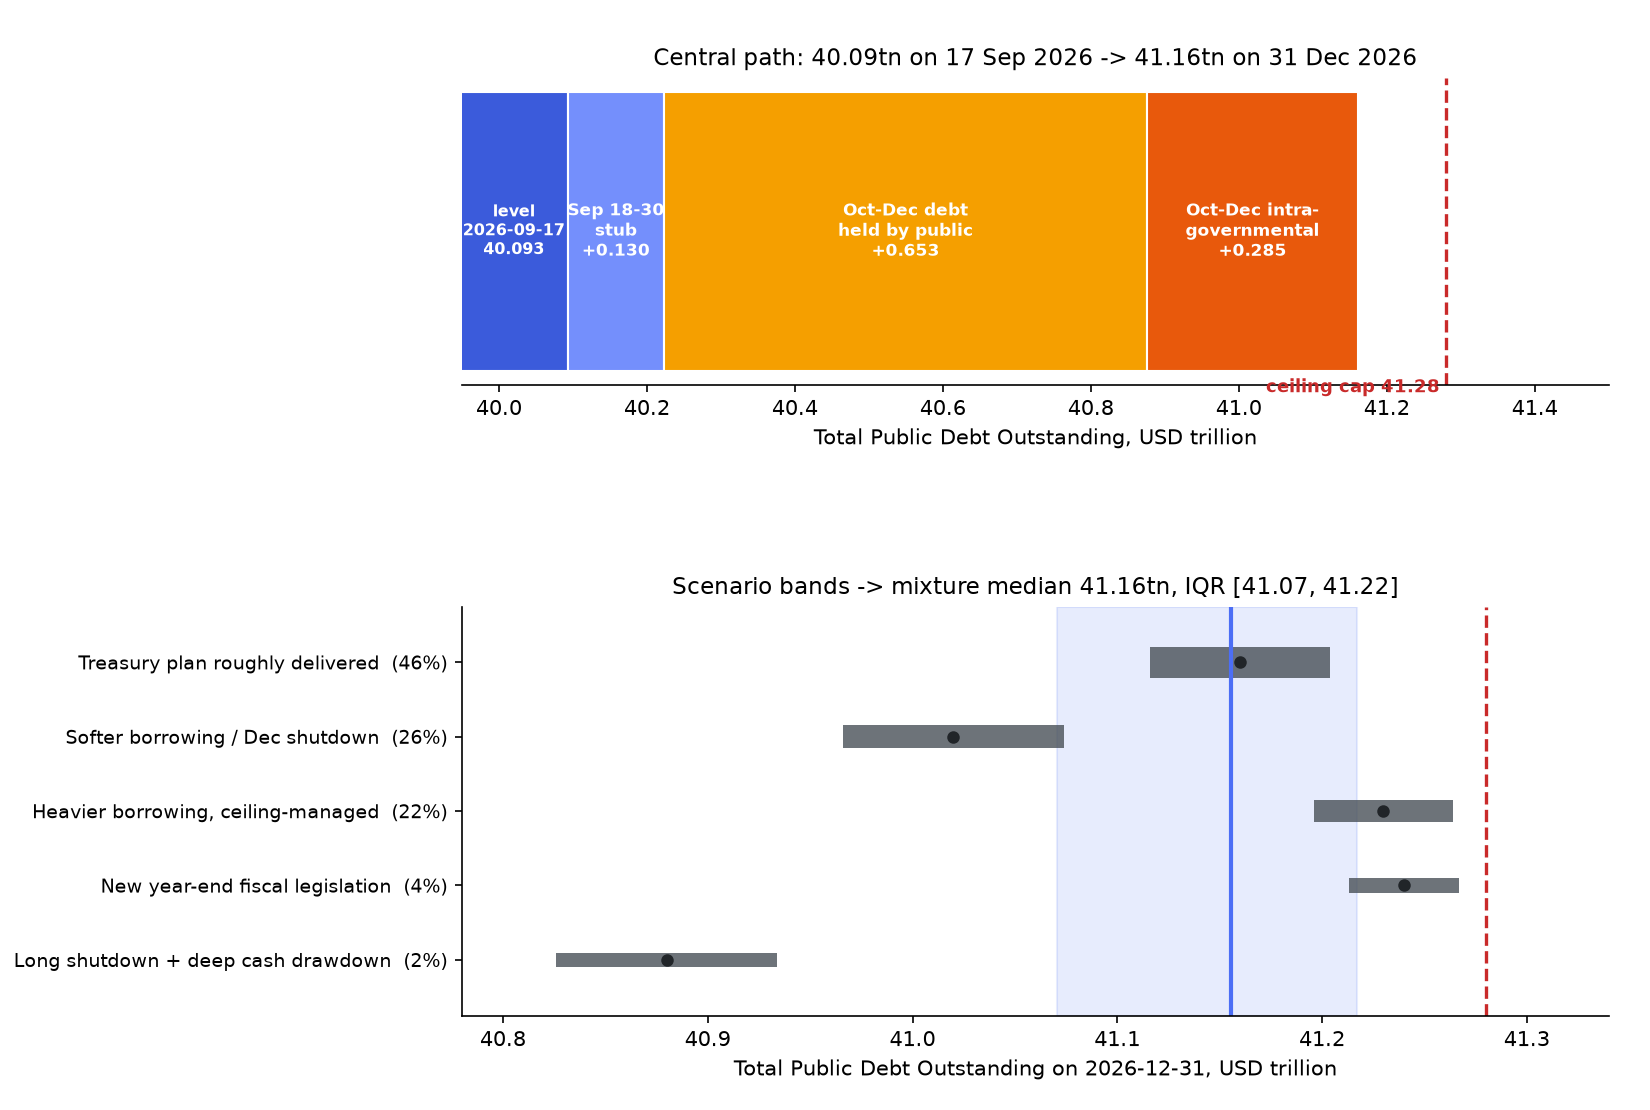

Source code (Python):
"""Build the scenario mixture for MC45219 (US national debt on 2026-12-31) and plot it.

The mixture is a weighted sum of truncated normals, one per scenario, hard-capped at the
effective debt-ceiling level for Total Public Debt Outstanding (statutory limit plus the
~$195bn of debt not subject to limit). Run: uv run <this file>
"""

from __future__ import annotations

import matplotlib
import numpy as np

matplotlib.use("Agg")
import matplotlib.pyplot as plt

RNG = np.random.default_rng(20260920)
N = 400_000

# Effective cap on Total Public Debt Outstanding. The statutory limit ($41.103996T on
# 2026-09-17) binds *debt subject to limit*; TPDO sits ~$196bn above that (unamortized
# discount, FFB, other non-limit debt, drifting up ~$2bn/month). Treasury never runs to the
# hard edge -- it needs operating room for auction settlement -- so the practical cap used
# here is the arithmetic cap less a ~$20bn working buffer.
CAP = 41.104 + 0.196 - 0.020

# (name, weight, centre $T, sigma $T)
SCENARIOS: list[tuple[str, float, float, float]] = [
    ("Treasury plan roughly delivered", 0.46, 41.16, 0.065),
    ("Softer borrowing / Dec shutdown", 0.26, 41.02, 0.080),
    ("Heavier borrowing, ceiling-managed", 0.22, 41.23, 0.050),
    ("New year-end fiscal legislation", 0.04, 41.24, 0.040),
    ("Long shutdown + deep cash drawdown", 0.02, 40.88, 0.080),
]

w = np.array([s[1] for s in SCENARIOS])
assert abs(w.sum() - 1.0) < 1e-9

pick = RNG.choice(len(SCENARIOS), size=N, p=w)
mu = np.array([s[2] for s in SCENARIOS])[pick]
sd = np.array([s[3] for s in SCENARIOS])[pick]
draws = np.minimum(RNG.normal(mu, sd), CAP)

qs = np.percentile(draws, [5, 10, 25, 50, 75, 90, 95])
labels = ["p05", "p10", "p25", "p50", "p75", "p90", "p95"]
for lab, q in zip(labels, qs):
    print(f"{lab}: {q:.4f}T")
print(f"P(above statutory-limit cap {CAP:.3f}T) = {(draws >= CAP - 1e-9).mean():.3%}")
print(f"P(< 41.0T) = {(draws < 41.0).mean():.1%}   P(> 41.3T) = {(draws > 41.3).mean():.1%}")

# ---------------------------------------------------------------- figure
plt.rcParams["axes.formatter.use_mathtext"] = False
fig, (ax0, ax1) = plt.subplots(
    2, 1, figsize=(11, 7.4), gridspec_kw={"height_ratios": [0.75, 1]}
)

# Panel 0 -- decomposition of the 2026-09-17 -> 2026-12-31 increment.
parts = [
    ("", 40.093, "#3B5BDB"),
    ("Sep 18-30\nstub", 0.130, "#748FFC"),
    ("Oct-Dec debt\nheld by public", 0.653, "#F59F00"),
    ("Oct-Dec intra-\ngovernmental", 0.285, "#E8590C"),
]
left = 0.0
for name, val, colour in parts:
    ax0.barh([0], [val], left=left, color=colour, edgecolor="white", height=0.5)
    ax0.text(left + val / 2, 0, f"{name}\n+{val:,.3f}" if left else f"{name}\n{val:,.3f}",
             ha="center", va="center", fontsize=8, color="white", fontweight="bold")
    left += val
ax0.text(40.02, 0, "level\n2026-09-17\n40.093", ha="center", va="center", fontsize=7.5,
         color="white", fontweight="bold")
ax0.axvline(CAP, color="#C92A2A", ls="--", lw=1.6)
ax0.text(CAP, -0.28, f"ceiling cap {CAP:.2f} ", ha="right", va="center",
         color="#C92A2A", fontsize=8.5, fontweight="bold")
ax0.set_yticks([])
ax0.set_xlim(39.95, 41.50)
ax0.set_xlabel("Total Public Debt Outstanding, USD trillion")
ax0.set_title("Central path: 40.09tn on 17 Sep 2026 -> 41.16tn on 31 Dec 2026", fontsize=11)

# Panel 1 -- scenario bands (bar = that scenario's IQR, height proportional to weight).
ypos = np.arange(len(SCENARIOS))[::-1]
for y, (name, weight, centre, sigma) in zip(ypos, SCENARIOS):
    lo, hi = centre - 0.674 * sigma, min(centre + 0.674 * sigma, CAP)
    ax1.barh([y], [hi - lo], left=lo, height=0.18 + 0.5 * weight, color="#495057", alpha=0.8)
    ax1.plot([centre], [y], "o", color="#212529", ms=5)
ax1.axvspan(qs[2], qs[4], color="#4C6EF5", alpha=0.13, zorder=0)
ax1.axvline(qs[3], color="#4C6EF5", lw=2, zorder=1)
ax1.axvline(CAP, color="#C92A2A", ls="--", lw=1.6)
ax1.set_yticks(ypos)
ax1.set_yticklabels([f"{n}  ({w:.0%})" for n, w, _, _ in SCENARIOS], fontsize=9)
ax1.set_xlim(40.78, 41.34)
ax1.set_ylim(-0.75, len(SCENARIOS) - 0.25)
ax1.set_xlabel("Total Public Debt Outstanding on 2026-12-31, USD trillion")
ax1.set_title(
    f"Scenario bands -> mixture median {qs[3]:.2f}tn, IQR [{qs[2]:.2f}, {qs[4]:.2f}]",
    fontsize=11,
)
ax0.spines[["top", "right", "left"]].set_visible(False)
ax1.spines[["top", "right"]].set_visible(False)
fig.subplots_adjust(left=0.28, right=0.975, top=0.93, bottom=0.085, hspace=0.62)
out = __file__.replace(".py", ".png")
fig.savefig(out, dpi=150)
print("wrote", out)
